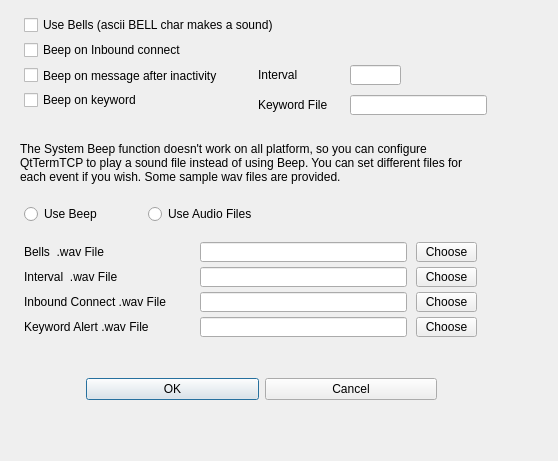
<?xml version="1.0" encoding="UTF-8"?>
<ui version="4.0">
 <class>AlertDialog</class>
 <widget class="QDialog" name="AlertDialog">
  <property name="geometry">
   <rect>
    <x>0</x>
    <y>0</y>
    <width>558</width>
    <height>461</height>
   </rect>
  </property>
  <property name="windowTitle">
   <string>Dialog</string>
  </property>
  <widget class="QWidget" name="layoutWidget">
   <property name="geometry">
    <rect>
     <x>86</x>
     <y>373</y>
     <width>351</width>
     <height>33</height>
    </rect>
   </property>
   <layout class="QHBoxLayout">
    <property name="spacing">
     <number>6</number>
    </property>
    <property name="leftMargin">
     <number>0</number>
    </property>
    <property name="topMargin">
     <number>0</number>
    </property>
    <property name="rightMargin">
     <number>0</number>
    </property>
    <property name="bottomMargin">
     <number>0</number>
    </property>
    <item>
     <widget class="QPushButton" name="okButton">
      <property name="text">
       <string>OK</string>
      </property>
     </widget>
    </item>
    <item>
     <widget class="QPushButton" name="cancelButton">
      <property name="text">
       <string>Cancel</string>
      </property>
     </widget>
    </item>
   </layout>
  </widget>
  <widget class="QCheckBox" name="InboundBeep">
   <property name="geometry">
    <rect>
     <x>24</x>
     <y>40</y>
     <width>201</width>
     <height>20</height>
    </rect>
   </property>
   <property name="text">
    <string>Beep on Inbound connect</string>
   </property>
  </widget>
  <widget class="QCheckBox" name="InactivityBeep">
   <property name="geometry">
    <rect>
     <x>24</x>
     <y>65</y>
     <width>221</width>
     <height>21</height>
    </rect>
   </property>
   <property name="text">
    <string>Beep on message after inactivity</string>
   </property>
  </widget>
  <widget class="QCheckBox" name="KeywordBeep">
   <property name="geometry">
    <rect>
     <x>24</x>
     <y>90</y>
     <width>201</width>
     <height>20</height>
    </rect>
   </property>
   <property name="text">
    <string>Beep on keyword</string>
   </property>
  </widget>
  <widget class="QLineEdit" name="Interval">
   <property name="geometry">
    <rect>
     <x>350</x>
     <y>65</y>
     <width>51</width>
     <height>20</height>
    </rect>
   </property>
  </widget>
  <widget class="QLineEdit" name="keywordFile">
   <property name="geometry">
    <rect>
     <x>350</x>
     <y>95</y>
     <width>137</width>
     <height>20</height>
    </rect>
   </property>
  </widget>
  <widget class="QRadioButton" name="useBeep">
   <property name="geometry">
    <rect>
     <x>24</x>
     <y>204</y>
     <width>82</width>
     <height>20</height>
    </rect>
   </property>
   <property name="text">
    <string>Use Beep</string>
   </property>
   <attribute name="buttonGroup">
    <string notr="true">buttonGroup</string>
   </attribute>
  </widget>
  <widget class="QRadioButton" name="useFiles">
   <property name="geometry">
    <rect>
     <x>148</x>
     <y>204</y>
     <width>193</width>
     <height>20</height>
    </rect>
   </property>
   <property name="text">
    <string>Use Audio Files</string>
   </property>
   <attribute name="buttonGroup">
    <string notr="true">buttonGroup</string>
   </attribute>
  </widget>
  <widget class="QLabel" name="label">
   <property name="geometry">
    <rect>
     <x>258</x>
     <y>65</y>
     <width>47</width>
     <height>20</height>
    </rect>
   </property>
   <property name="text">
    <string>Interval</string>
   </property>
  </widget>
  <widget class="QLabel" name="label_2">
   <property name="geometry">
    <rect>
     <x>24</x>
     <y>267</y>
     <width>107</width>
     <height>20</height>
    </rect>
   </property>
   <property name="text">
    <string>Interval  .wav File</string>
   </property>
  </widget>
  <widget class="QLineEdit" name="intervalFile">
   <property name="geometry">
    <rect>
     <x>200</x>
     <y>267</y>
     <width>207</width>
     <height>20</height>
    </rect>
   </property>
  </widget>
  <widget class="QLabel" name="label_3">
   <property name="geometry">
    <rect>
     <x>24</x>
     <y>292</y>
     <width>169</width>
     <height>20</height>
    </rect>
   </property>
   <property name="text">
    <string>Inbound Connect .wav File</string>
   </property>
  </widget>
  <widget class="QLabel" name="label_4">
   <property name="geometry">
    <rect>
     <x>24</x>
     <y>317</y>
     <width>165</width>
     <height>20</height>
    </rect>
   </property>
   <property name="text">
    <string>Keyword Alert .wav File</string>
   </property>
  </widget>
  <widget class="QLabel" name="label_5">
   <property name="geometry">
    <rect>
     <x>258</x>
     <y>95</y>
     <width>89</width>
     <height>20</height>
    </rect>
   </property>
   <property name="text">
    <string>Keyword File</string>
   </property>
  </widget>
  <widget class="QLineEdit" name="connectFile">
   <property name="geometry">
    <rect>
     <x>200</x>
     <y>292</y>
     <width>207</width>
     <height>20</height>
    </rect>
   </property>
  </widget>
  <widget class="QLineEdit" name="keywordWAV">
   <property name="geometry">
    <rect>
     <x>200</x>
     <y>317</y>
     <width>207</width>
     <height>20</height>
    </rect>
   </property>
  </widget>
  <widget class="QLabel" name="label_6">
   <property name="geometry">
    <rect>
     <x>20</x>
     <y>130</y>
     <width>465</width>
     <height>65</height>
    </rect>
   </property>
   <property name="text">
    <string>The System Beep function doesn't work on all platform, so you can configure QtTermTCP to play a sound file instead of using Beep. You can set different files for each event if you wish. Some sample wav files are provided. </string>
   </property>
   <property name="wordWrap">
    <bool>true</bool>
   </property>
  </widget>
  <widget class="QPushButton" name="chooseInterval">
   <property name="geometry">
    <rect>
     <x>416</x>
     <y>267</y>
     <width>61</width>
     <height>20</height>
    </rect>
   </property>
   <property name="text">
    <string>Choose</string>
   </property>
  </widget>
  <widget class="QPushButton" name="chooseInbound">
   <property name="geometry">
    <rect>
     <x>416</x>
     <y>292</y>
     <width>61</width>
     <height>20</height>
    </rect>
   </property>
   <property name="text">
    <string>Choose</string>
   </property>
  </widget>
  <widget class="QPushButton" name="chooseKeyAlert">
   <property name="geometry">
    <rect>
     <x>416</x>
     <y>317</y>
     <width>61</width>
     <height>20</height>
    </rect>
   </property>
   <property name="text">
    <string>Choose</string>
   </property>
  </widget>
  <widget class="QCheckBox" name="Bells">
   <property name="geometry">
    <rect>
     <x>24</x>
     <y>15</y>
     <width>289</width>
     <height>20</height>
    </rect>
   </property>
   <property name="text">
    <string>Use Bells (ascii BELL char makes a sound)</string>
   </property>
  </widget>
  <widget class="QLineEdit" name="bellsFile">
   <property name="geometry">
    <rect>
     <x>200</x>
     <y>242</y>
     <width>207</width>
     <height>20</height>
    </rect>
   </property>
  </widget>
  <widget class="QPushButton" name="chooseBells">
   <property name="geometry">
    <rect>
     <x>416</x>
     <y>242</y>
     <width>61</width>
     <height>20</height>
    </rect>
   </property>
   <property name="text">
    <string>Choose</string>
   </property>
  </widget>
  <widget class="QLabel" name="label_7">
   <property name="geometry">
    <rect>
     <x>24</x>
     <y>242</y>
     <width>107</width>
     <height>20</height>
    </rect>
   </property>
   <property name="text">
    <string>Bells  .wav File</string>
   </property>
  </widget>
 </widget>
 <resources/>
 <connections/>
 <buttongroups>
  <buttongroup name="buttonGroup"/>
 </buttongroups>
</ui>
